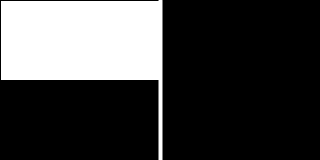
Frame 1 (no input)
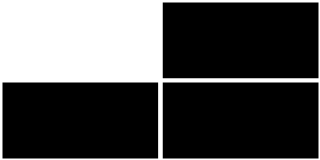
Frame 60 (the mouse pressed at the canvas centre just before this capture)
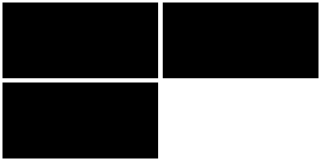
Frame 120 (the mouse held since frame 60 and released just before this capture)

The Processing sketch that drew these frames (run headless with seeded random() and noise(); from frame 60 on, the mouse is pressed at the canvas centre):

// Processing sketch: conditionals_four_corners
// ── conditionals_four_corners.pde
float tl = 0;
float tr = 0;
float bl = 0;
float br = 0;

float w, h;

void setup() {
  size(320, 160);
  pixelDensity(2);
}

void draw() {
  background(0);
  fill(255);
  
  w = width / 2;
  h = height / 2;
  
  if (mouseX < w && mouseY < h) {
    tl = 255;
  } else if (mouseX > w && mouseY < h) {
    tr = 255;
  } else if (mouseX < w && mouseY > h) {
    bl = 255;
  } else {
    br = 255;
  }
  
  fill(tl);
  rect(0, 0, w, h);
  fill(tr);
  rect(w, 0, w, h);
  fill(bl);
  rect(0, h, w, h);
  fill(br);
  rect(w, h, w, h);
  
  tl -= 5;
  tr -= 5;
  bl -= 5;
  br -= 5;
  
  strokeWeight(4);
  stroke(255);
  line(w, 0, w, height);
}
